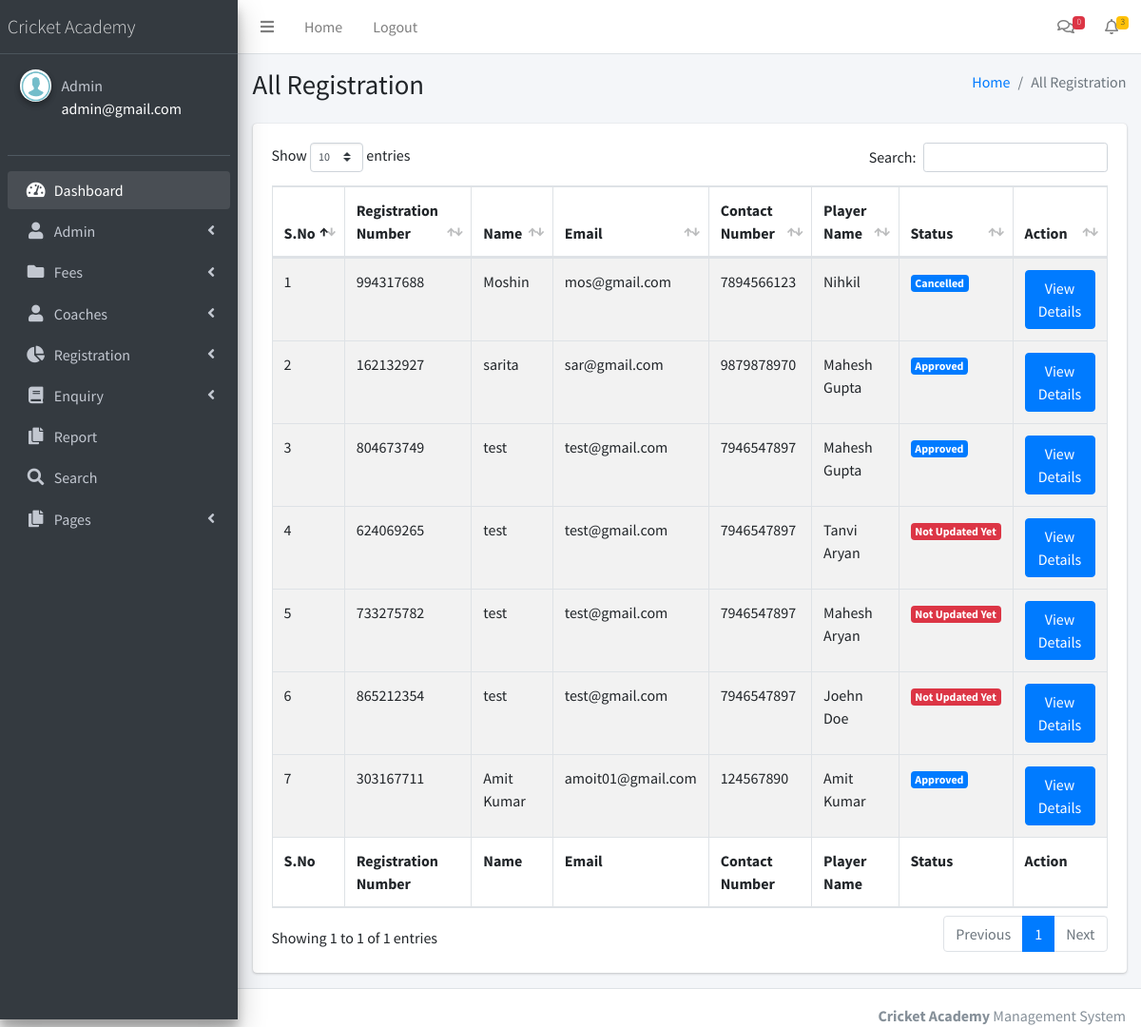
Screenshot of /cricketams/admin/all-registration.php (signed in) with the database file from the repository.
### tables this page shows
CREATE TABLE `tblregistration` (
  `ID` int(5) NOT NULL,
  `UserID` int(5) DEFAULT NULL,
  `Duration` int(5) DEFAULT NULL,
  `RegistrationNumber` int(10) DEFAULT NULL,
  `Category` varchar(250) DEFAULT NULL,
  `PlayerName` varchar(250) DEFAULT NULL,
  `Nationality` varchar(250) DEFAULT NULL,
  `FatherName` varchar(250) DEFAULT NULL,
  `MotherName` varchar(250) DEFAULT NULL,
  `DateofBirth` date DEFAULT NULL,
  `Sex` varchar(50) DEFAULT NULL,
  `GuardianMobilenumber` bigint(10) DEFAULT NULL,
  `Residentlandlinenumber` bigint(10) DEFAULT NULL,
  `Emailid` varchar(250) DEFAULT NULL,
  `Height` int(5) DEFAULT NULL,
  `ResidentAddress` mediumtext DEFAULT NULL,
  `District` varchar(250) DEFAULT NULL,
  `State` varchar(250) DEFAULT NULL,
  `Pincode` int(10) DEFAULT NULL,
  `Weight` int(5) DEFAULT NULL,
  `Tshirtsize` varchar(45) DEFAULT NULL,
  `Level` varchar(50) DEFAULT NULL,
  `BowlingArm` varchar(50) DEFAULT NULL,
  `BowlingPace` varchar(50) DEFAULT NULL,
  `WicketKeeping` varchar(50) DEFAULT NULL,
  `Batting` varchar(50) DEFAULT NULL,
  `FirstPreference` varchar(50) DEFAULT NULL,
  `CaptancyExperience` varchar(50) DEFAULT NULL,
  `Photo` varchar(250) DEFAULT NULL,
  `RegistrationDate` timestamp NULL DEFAULT current_timestamp(),
  `Remark` varchar(250) DEFAULT NULL,
  `Status` varchar(250) DEFAULT NULL,
  `UpdationDate` timestamp NULL DEFAULT NULL ON UPDATE current_timestamp()
);

CREATE TABLE `tbluser` (
  `ID` int(10) NOT NULL,
  `FullName` varchar(250) DEFAULT NULL,
  `UserName` varchar(250) DEFAULT NULL,
  `MobileNumber` bigint(20) DEFAULT NULL,
  `Email` varchar(250) DEFAULT NULL,
  `Password` varchar(250) DEFAULT NULL,
  `RegDate` timestamp NULL DEFAULT current_timestamp()
);

### cricketams/admin/all-registration.php (the view, shortened to what this page needs)
<?php
include('includes/dbconnection.php');
if (strlen($_SESSION['aid']==0)) {
  header('location:logout.php');
  } else{
?>
<!DOCTYPE html>
<html>
<head>
  <link rel="stylesheet" href="plugins/fontawesome-free/css/all.min.css">
  <link rel="stylesheet" href="https://code.ionicframework.com/ionicons/2.0.1/css/ionicons.min.css">
  <link rel="stylesheet" href="plugins/datatables-bs4/css/dataTables.bootstrap4.min.css">
  <link rel="stylesheet" href="plugins/datatables-responsive/css/responsive.bootstrap4.min.css">
  <link rel="stylesheet" href="dist/css/adminlte.min.css">
</head>
<body class="hold-transition sidebar-mini">
<div class="wrapper">
 <?php include_once('includes/header.php');?>
 <?php include_once('includes/sidebar.php');?>
  <div class="content-wrapper">
    <section class="content-header">
      <div class="container-fluid">
        <div class="row mb-2">
          <div class="col-sm-6">
            <h1>All Registration</h1>
          </div>
          <div class="col-sm-6">
            <ol class="breadcrumb float-sm-right">
              <li class="breadcrumb-item"><a href="dashboard.php">Home</a></li>
              <li class="breadcrumb-item active">All Registration</li>
            </ol>
          </div>
        </div>
      </div>
    </section>
    <section class="content">
      <div class="container-fluid">
        <div class="row">
          <div class="col-12">
             <div class="card">
              <div class="card-body">
                <table id="example1" class="table table-bordered table-striped">
                  <thead>
                  <tr>
                    <th>S.No</th>
                    <th>Registration Number</th>
                    <th>Name</th>
                    <th>Email</th>
                    <th>Contact Number</th>
                    <th>Player Name</th>
                    <th>Status</th>
                    <th>Action</th>
                  </tr>
                  </thead>
                  <tbody>
                    <?php
$sql="SELECT tbluser.ID, tbluser.FullName,tbluser.UserName,tbluser.MobileNumber,tbluser.Email,tblregistration.ID as rid,tblregistration.UserID,tblregistration.RegistrationNumber,tblregistration.PlayerName,tblregistration.Status from tblregistration join tbluser on tbluser.ID=tblregistration.UserID";
$query = $dbh -> prepare($sql);
$query->execute();
$results=$query->fetchAll(PDO::FETCH_OBJ);
$cnt=1;
if($query->rowCount() > 0)
{
foreach($results as $row)
{               ?>
                  <tr>
                    <td><?php echo htmlentities($cnt);?></td>
                    <td><?php  echo htmlentities($row->RegistrationNumber);?></td>
                    <td><?php  echo htmlentities($row->FullName);?>
                    </td>
                    <td><?php  echo htmlentities($row->Email);?></td>
                    <td> <?php  echo htmlentities($row->MobileNumber);?></td>
                    <td> <?php  echo htmlentities($row->PlayerName);?></td>
                    <?php if($row->Status==""){ ?>
                     <td><span class="badge badge-danger"><?php echo "Not Updated Yet"; ?></span></td>
<?php } else { ?>
                                        <td>
                                            <span class="badge badge-primary"><?php  echo htmlentities($row->Status);?></span>
                                        </td>
<?php } ?>
                    <td><a href="view-registration-detail.php?regno=<?php echo htmlentities ($row->RegistrationNumber);?>" class="btn btn-primary">View Details</a></td>
                  </tr>
                  </tbody><?php $cnt=$cnt+1;}} ?>
                  <tfoot>
                 <tr>
                    <th>S.No</th>
                    <th>Registration Number</th>
                    <th>Name</th>
                    <th>Email</th>
                    <th>Contact Number</th>
                    <th>Player Name</th>
                    <th>Status</th>
                    <th>Action</th>
                  </tr>
                  </tfoot>
                </table>
              </div>
            </div>
          </div>
        </div>
      </div>
    </section>
  </div>
 <?php include_once('includes/footer.php');?>
</div>
</body>
</html>
<?php }  ?>

### cricketams/admin/includes/sidebar.php (shortened to what this page needs)
  <aside class="main-sidebar sidebar-dark-primary elevation-4">
    <a href="dashboard.php" class="brand-link">
      <span class="brand-text font-weight-light">Cricket Academy</span>
    </a>
    <div class="sidebar">
      <div class="user-panel mt-3 pb-3 mb-3 d-flex">
        <div class="image">
          <img src="dist/img/images.png" class="img-circle elevation-2" alt="User Image">
        </div>
        <div class="info">
          <?php
$aid=$_SESSION['aid'];
$sql="SELECT AdminName,Email from  tbladmin where ID=:aid";
$query = $dbh -> prepare($sql);
$query->bindParam(':aid',$aid,PDO::PARAM_STR);
$query->execute();
$results=$query->fetchAll(PDO::FETCH_OBJ);
$cnt=1;
if($query->rowCount() > 0)
{
foreach($results as $row)
{               ?>
          <a href="admin-profile.php" class="d-block"><?php  echo $row->AdminName;?></a>
          <p style="color: white"><?php  echo $row->Email;?><?php $cnt=$cnt+1;}} ?></p>
        </div>
      </div>
      <nav class="mt-2">
        <ul class="nav nav-pills nav-sidebar flex-column" data-widget="treeview" role="menu" data-accordion="false">
          <li class="nav-item has-treeview menu-open">
            <a href="dashboard.php" class="nav-link">
              <i class="nav-icon fas fa-tachometer-alt"></i>
              <p>
                Dashboard
              </p>
            </a>
          </li>
               <li class="nav-item has-treeview">
            <a href="#" class="nav-link">
              <i class="nav-icon fas fa-user"></i>
              <p>
                Admin
                <i class="right fas fa-angle-left"></i>
              </p>
            </a>
          </li>
           <li class="nav-item has-treeview">
            <a href="#" class="nav-link">
              <i class="nav-icon fas fa-folder"></i>
              <p>
                Fees
                <i class="fas fa-angle-left right"></i>
              </p>
            </a>
          </li>
          <li class="nav-item has-treeview">
            <a href="#" class="nav-link">
              <i class="nav-icon fas fa-user"></i>
              <p>
                Coaches
                <i class="fas fa-angle-left right"></i>
              </p>
            </a>
          </li>
          <li class="nav-item has-treeview">
            <a href="#" class="nav-link">
              <i class="nav-icon fas fa-chart-pie"></i>
              <p>
                Registration
                <i class="right fas fa-angle-left"></i>
              </p>
            </a>
          </li>
          <li class="nav-item has-treeview">
            <a href="#" class="nav-link">
             <i class="nav-icon fas fa-book"></i>
              <p>
                Enquiry
                <i class="fas fa-angle-left right"></i>
              </p>
            </a>
          </li>
          <li class="nav-item has-treeview">
            <a href="between-dates-report.php" class="nav-link">
              <i class="nav-icon fas fa-copy"></i>
              <p>
                Report
              </p>
            </a>
          </li>
          <li class="nav-item has-treeview">
            <a href="search.php" class="nav-link">
              <i class="nav-icon fas fa-search"></i>
              <p>
              Search
              </p>
            </a>
          </li>
        <li class="nav-item has-treeview">
            <a href="#" class="nav-link">
              <i class="nav-icon fas fa-copy"></i>
              <p>
                Pages
                <i class="fas fa-angle-left right"></i>
              </p>
            </a>
          </li>
        </ul>
      </nav>
    </div>
  </aside>

### rows the page displays
tblregistration: RegistrationNumber "994317688", UserID.FullName "Moshin", UserID.Email "mos@gmail.com", UserID.MobileNumber "7894566123", PlayerName "Nihkil", Status "Cancelled"
tblregistration: RegistrationNumber "162132927", UserID.FullName "sarita", UserID.Email "sar@gmail.com", UserID.MobileNumber "9879878970", PlayerName "Mahesh Gupta", Status "Approved"
tblregistration: RegistrationNumber "804673749", UserID.FullName "test", UserID.Email "test@gmail.com", UserID.MobileNumber "7946547897", PlayerName "Mahesh Gupta", Status "Approved"
tblregistration: RegistrationNumber "624069265", UserID.FullName "test", UserID.Email "test@gmail.com", UserID.MobileNumber "7946547897", PlayerName "Tanvi Aryan", shows "Not Updated Yet"
tblregistration: RegistrationNumber "733275782", UserID.FullName "test", UserID.Email "test@gmail.com", UserID.MobileNumber "7946547897", PlayerName "Mahesh Aryan", shows "Not Updated Yet"
tblregistration: RegistrationNumber "865212354", UserID.FullName "test", UserID.Email "test@gmail.com", UserID.MobileNumber "7946547897", PlayerName "Joehn Doe", shows "Not Updated Yet"
tblregistration: RegistrationNumber "303167711", UserID.FullName "Amit Kumar", UserID.Email "amoit01@gmail.com", UserID.MobileNumber "124567890", PlayerName "Amit Kumar", Status "Approved"

### other values shown
$newenq "0"
$newreg "3"
$row->AdminName "Admin"
$row->Email "admin@gmail.com"
